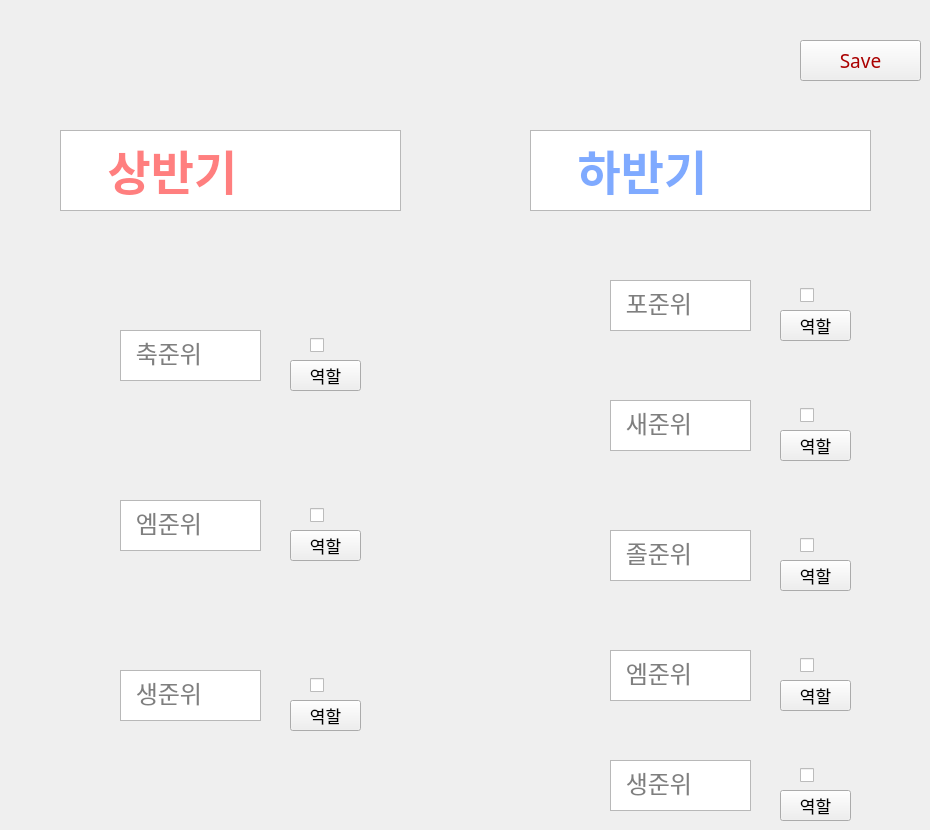
   <widget class="QWidget" name="tab_3">
    <attribute name="title">
     <string notr="true">3학년</string>
    </attribute>
    <widget class="QPushButton" name="pushButton_22">
     <property name="geometry">
      <rect>
       <x>290</x>
       <y>530</y>
       <width>71</width>
       <height>31</height>
      </rect>
     </property>
     <property name="font">
      <font>
       <family>1HoonJumbomambo</family>
       <pointsize>13</pointsize>
       <weight>50</weight>
       <bold>false</bold>
      </font>
     </property>
     <property name="text">
      <string>역할</string>
     </property>
    </widget>
    <widget class="QCheckBox" name="checkBox_35">
     <property name="geometry">
      <rect>
       <x>800</x>
       <y>400</y>
       <width>41</width>
       <height>31</height>
      </rect>
     </property>
     <property name="font">
      <font>
       <family>1HoonJumbomambo</family>
       <pointsize>18</pointsize>
       <weight>50</weight>
       <bold>false</bold>
      </font>
     </property>
     <property name="text">
      <string/>
     </property>
    </widget>
    <widget class="QCheckBox" name="checkBox_33">
     <property name="geometry">
      <rect>
       <x>310</x>
       <y>670</y>
       <width>41</width>
       <height>31</height>
      </rect>
     </property>
     <property name="font">
      <font>
       <family>1HoonJumbomambo</family>
       <pointsize>18</pointsize>
       <weight>50</weight>
       <bold>false</bold>
      </font>
     </property>
     <property name="text">
      <string/>
     </property>
    </widget>
    <widget class="QCheckBox" name="checkBox_38">
     <property name="geometry">
      <rect>
       <x>800</x>
       <y>760</y>
       <width>41</width>
       <height>31</height>
      </rect>
     </property>
     <property name="font">
      <font>
       <family>1HoonJumbomambo</family>
       <pointsize>18</pointsize>
       <weight>50</weight>
       <bold>false</bold>
      </font>
     </property>
     <property name="text">
      <string/>
     </property>
    </widget>
    <widget class="QCheckBox" name="checkBox_34">
     <property name="geometry">
      <rect>
       <x>800</x>
       <y>280</y>
       <width>41</width>
       <height>31</height>
      </rect>
     </property>
     <property name="font">
      <font>
       <family>1HoonJumbomambo</family>
       <pointsize>18</pointsize>
       <weight>50</weight>
       <bold>false</bold>
      </font>
     </property>
     <property name="text">
      <string/>
     </property>
    </widget>
    <widget class="QCheckBox" name="checkBox_37">
     <property name="geometry">
      <rect>
       <x>800</x>
       <y>650</y>
       <width>41</width>
       <height>31</height>
      </rect>
     </property>
     <property name="font">
      <font>
       <family>1HoonJumbomambo</family>
       <pointsize>18</pointsize>
       <weight>50</weight>
       <bold>false</bold>
      </font>
     </property>
     <property name="text">
      <string/>
     </property>
    </widget>
    <widget class="QCheckBox" name="checkBox_32">
     <property name="geometry">
      <rect>
       <x>310</x>
       <y>500</y>
       <width>41</width>
       <height>31</height>
      </rect>
     </property>
     <property name="font">
      <font>
       <family>1HoonJumbomambo</family>
       <pointsize>18</pointsize>
       <weight>50</weight>
       <bold>false</bold>
      </font>
     </property>
     <property name="text">
      <string/>
     </property>
    </widget>
    <widget class="QTextEdit" name="textEdit_98">
     <property name="geometry">
      <rect>
       <x>610</x>
       <y>650</y>
       <width>141</width>
       <height>51</height>
      </rect>
     </property>
     <property name="font">
      <font>
       <family>1HoonJumbomambo</family>
       <pointsize>18</pointsize>
       <weight>50</weight>
       <bold>false</bold>
      </font>
     </property>
     <property name="styleSheet">
      <string notr="true"/>
     </property>
     <property name="textInteractionFlags">
      <set>Qt::NoTextInteraction</set>
     </property>
     <property name="placeholderText">
      <string>  엠준위</string>
     </property>
    </widget>
    <widget class="QPushButton" name="pushButton_23">
     <property name="geometry">
      <rect>
       <x>780</x>
       <y>680</y>
       <width>71</width>
       <height>31</height>
      </rect>
     </property>
     <property name="font">
      <font>
       <family>1HoonJumbomambo</family>
       <pointsize>13</pointsize>
       <weight>50</weight>
       <bold>false</bold>
      </font>
     </property>
     <property name="text">
      <string>역할</string>
     </property>
    </widget>
    <widget class="QPushButton" name="pushButton_17">
     <property name="geometry">
      <rect>
       <x>780</x>
       <y>430</y>
       <width>71</width>
       <height>31</height>
      </rect>
     </property>
     <property name="font">
      <font>
       <family>1HoonJumbomambo</family>
       <pointsize>13</pointsize>
       <weight>50</weight>
       <bold>false</bold>
      </font>
     </property>
     <property name="text">
      <string>역할</string>
     </property>
    </widget>
    <widget class="QCheckBox" name="checkBox_31">
     <property name="geometry">
      <rect>
       <x>310</x>
       <y>330</y>
       <width>41</width>
       <height>31</height>
      </rect>
     </property>
     <property name="font">
      <font>
       <family>1HoonJumbomambo</family>
       <pointsize>18</pointsize>
       <weight>50</weight>
       <bold>false</bold>
      </font>
     </property>
     <property name="text">
      <string/>
     </property>
    </widget>
    <widget class="QTextEdit" name="textEdit_30">
     <property name="geometry">
      <rect>
       <x>530</x>
       <y>130</y>
       <width>341</width>
       <height>81</height>
      </rect>
     </property>
     <property name="font">
      <font>
       <family>1HoonJumbomambo</family>
       <pointsize>35</pointsize>
       <weight>75</weight>
       <bold>true</bold>
      </font>
     </property>
     <property name="styleSheet">
      <string notr="true">color: rgb(0, 85, 255);</string>
     </property>
     <property name="textInteractionFlags">
      <set>Qt::NoTextInteraction</set>
     </property>
     <property name="placeholderText">
      <string>    하반기</string>
     </property>
    </widget>
    <widget class="QPushButton" name="pushButton_18">
     <property name="geometry">
      <rect>
       <x>290</x>
       <y>700</y>
       <width>71</width>
       <height>31</height>
      </rect>
     </property>
     <property name="font">
      <font>
       <family>1HoonJumbomambo</family>
       <pointsize>13</pointsize>
       <weight>50</weight>
       <bold>false</bold>
      </font>
     </property>
     <property name="text">
      <string>역할</string>
     </property>
    </widget>
    <widget class="QCheckBox" name="checkBox_36">
     <property name="geometry">
      <rect>
       <x>800</x>
       <y>530</y>
       <width>41</width>
       <height>31</height>
      </rect>
     </property>
     <property name="font">
      <font>
       <family>1HoonJumbomambo</family>
       <pointsize>18</pointsize>
       <weight>50</weight>
       <bold>false</bold>
      </font>
     </property>
     <property name="text">
      <string/>
     </property>
    </widget>
    <widget class="QPushButton" name="pushButton_24">
     <property name="geometry">
      <rect>
       <x>780</x>
       <y>790</y>
       <width>71</width>
       <height>31</height>
      </rect>
     </property>
     <property name="font">
      <font>
       <family>1HoonJumbomambo</family>
       <pointsize>13</pointsize>
       <weight>50</weight>
       <bold>false</bold>
      </font>
     </property>
     <property name="text">
      <string>역할</string>
     </property>
    </widget>
    <widget class="QTextEdit" name="textEdit_31">
     <property name="geometry">
      <rect>
       <x>120</x>
       <y>330</y>
       <width>141</width>
       <height>51</height>
      </rect>
     </property>
     <property name="font">
      <font>
       <family>1HoonJumbomambo</family>
       <pointsize>18</pointsize>
       <weight>50</weight>
       <bold>false</bold>
      </font>
     </property>
     <property name="styleSheet">
      <string notr="true"/>
     </property>
     <property name="textInteractionFlags">
      <set>Qt::NoTextInteraction</set>
     </property>
     <property name="placeholderText">
      <string>  축준위</string>
     </property>
    </widget>
    <widget class="QTextEdit" name="textEdit_32">
     <property name="geometry">
      <rect>
       <x>120</x>
       <y>500</y>
       <width>141</width>
       <height>51</height>
      </rect>
     </property>
     <property name="font">
      <font>
       <family>1HoonJumbomambo</family>
       <pointsize>18</pointsize>
       <weight>50</weight>
       <bold>false</bold>
      </font>
     </property>
     <property name="styleSheet">
      <string notr="true"/>
     </property>
     <property name="textInteractionFlags">
      <set>Qt::NoTextInteraction</set>
     </property>
     <property name="placeholderText">
      <string>  엠준위</string>
     </property>
    </widget>
    <widget class="QTextEdit" name="textEdit_99">
     <property name="geometry">
      <rect>
       <x>610</x>
       <y>530</y>
       <width>141</width>
       <height>51</height>
      </rect>
     </property>
     <property name="font">
      <font>
       <family>1HoonJumbomambo</family>
       <pointsize>18</pointsize>
       <weight>50</weight>
       <bold>false</bold>
      </font>
     </property>
     <property name="styleSheet">
      <string notr="true"/>
     </property>
     <property name="textInteractionFlags">
      <set>Qt::NoTextInteraction</set>
     </property>
     <property name="placeholderText">
      <string>  졸준위</string>
     </property>
    </widget>
    <widget class="QTextEdit" name="textEdit_33">
     <property name="geometry">
      <rect>
       <x>120</x>
       <y>670</y>
       <width>141</width>
       <height>51</height>
      </rect>
     </property>
     <property name="font">
      <font>
       <family>1HoonJumbomambo</family>
       <pointsize>18</pointsize>
       <weight>50</weight>
       <bold>false</bold>
      </font>
     </property>
     <property name="styleSheet">
      <string notr="true"/>
     </property>
     <property name="textInteractionFlags">
      <set>Qt::NoTextInteraction</set>
     </property>
     <property name="placeholderText">
      <string>  생준위</string>
     </property>
    </widget>
    <widget class="QTextEdit" name="textEdit_34">
     <property name="geometry">
      <rect>
       <x>610</x>
       <y>400</y>
       <width>141</width>
       <height>51</height>
      </rect>
     </property>
     <property name="font">
      <font>
       <family>1HoonJumbomambo</family>
       <pointsize>18</pointsize>
       <weight>50</weight>
       <bold>false</bold>
      </font>
     </property>
     <property name="styleSheet">
      <string notr="true"/>
     </property>
     <property name="textInteractionFlags">
      <set>Qt::NoTextInteraction</set>
     </property>
     <property name="placeholderText">
      <string>  새준위</string>
     </property>
    </widget>
    <widget class="QTextEdit" name="textEdit_35">
     <property name="geometry">
      <rect>
       <x>610</x>
       <y>280</y>
       <width>141</width>
       <height>51</height>
      </rect>
     </property>
     <property name="font">
      <font>
       <family>1HoonJumbomambo</family>
       <pointsize>18</pointsize>
       <weight>50</weight>
       <bold>false</bold>
      </font>
     </property>
     <property name="styleSheet">
      <string notr="true"/>
     </property>
     <property name="textInteractionFlags">
      <set>Qt::NoTextInteraction</set>
     </property>
     <property name="placeholderText">
      <string>  포준위</string>
     </property>
    </widget>
    <widget class="QPushButton" name="pushButton_19">
     <property name="geometry">
      <rect>
       <x>780</x>
       <y>310</y>
       <width>71</width>
       <height>31</height>
      </rect>
     </property>
     <property name="font">
      <font>
       <family>1HoonJumbomambo</family>
       <pointsize>13</pointsize>
       <weight>50</weight>
       <bold>false</bold>
      </font>
     </property>
     <property name="text">
      <string>역할</string>
     </property>
    </widget>
    <widget class="QPushButton" name="pushButton_20">
     <property name="geometry">
      <rect>
       <x>780</x>
       <y>560</y>
       <width>71</width>
       <height>31</height>
      </rect>
     </property>
     <property name="font">
      <font>
       <family>1HoonJumbomambo</family>
       <pointsize>13</pointsize>
       <weight>50</weight>
       <bold>false</bold>
      </font>
     </property>
     <property name="text">
      <string>역할</string>
     </property>
    </widget>
    <widget class="QTextEdit" name="textEdit_36">
     <property name="geometry">
      <rect>
       <x>60</x>
       <y>130</y>
       <width>341</width>
       <height>81</height>
      </rect>
     </property>
     <property name="font">
      <font>
       <family>1HoonJumbomambo</family>
       <pointsize>35</pointsize>
       <weight>75</weight>
       <bold>true</bold>
      </font>
     </property>
     <property name="styleSheet">
      <string notr="true">color: rgb(255, 0, 0);</string>
     </property>
     <property name="textInteractionFlags">
      <set>Qt::NoTextInteraction</set>
     </property>
     <property name="placeholderText">
      <string>    상반기</string>
     </property>
    </widget>
    <widget class="QPushButton" name="pushButton_21">
     <property name="geometry">
      <rect>
       <x>290</x>
       <y>360</y>
       <width>71</width>
       <height>31</height>
      </rect>
     </property>
     <property name="font">
      <font>
       <family>1HoonJumbomambo</family>
       <pointsize>13</pointsize>
       <weight>50</weight>
       <bold>false</bold>
      </font>
     </property>
     <property name="text">
      <string>역할</string>
     </property>
    </widget>
    <widget class="QTextEdit" name="textEdit_100">
     <property name="geometry">
      <rect>
       <x>610</x>
       <y>760</y>
       <width>141</width>
       <height>51</height>
      </rect>
     </property>
     <property name="font">
      <font>
       <family>1HoonJumbomambo</family>
       <pointsize>18</pointsize>
       <weight>50</weight>
       <bold>false</bold>
      </font>
     </property>
     <property name="styleSheet">
      <string notr="true"/>
     </property>
     <property name="textInteractionFlags">
      <set>Qt::NoTextInteraction</set>
     </property>
     <property name="placeholderText">
      <string>  생준위</string>
     </property>
    </widget>
    <widget class="QPushButton" name="pushButton_52">
     <property name="geometry">
      <rect>
       <x>800</x>
       <y>40</y>
       <width>121</width>
       <height>41</height>
      </rect>
     </property>
     <property name="font">
      <font>
       <family>1HoonJumbomambo</family>
       <pointsize>14</pointsize>
       <weight>50</weight>
       <bold>false</bold>
      </font>
     </property>
     <property name="styleSheet">
      <string notr="true">color: rgb(170, 0, 0);</string>
     </property>
     <property name="text">
      <string>Save</string>
     </property>
    </widget>
   </widget>
